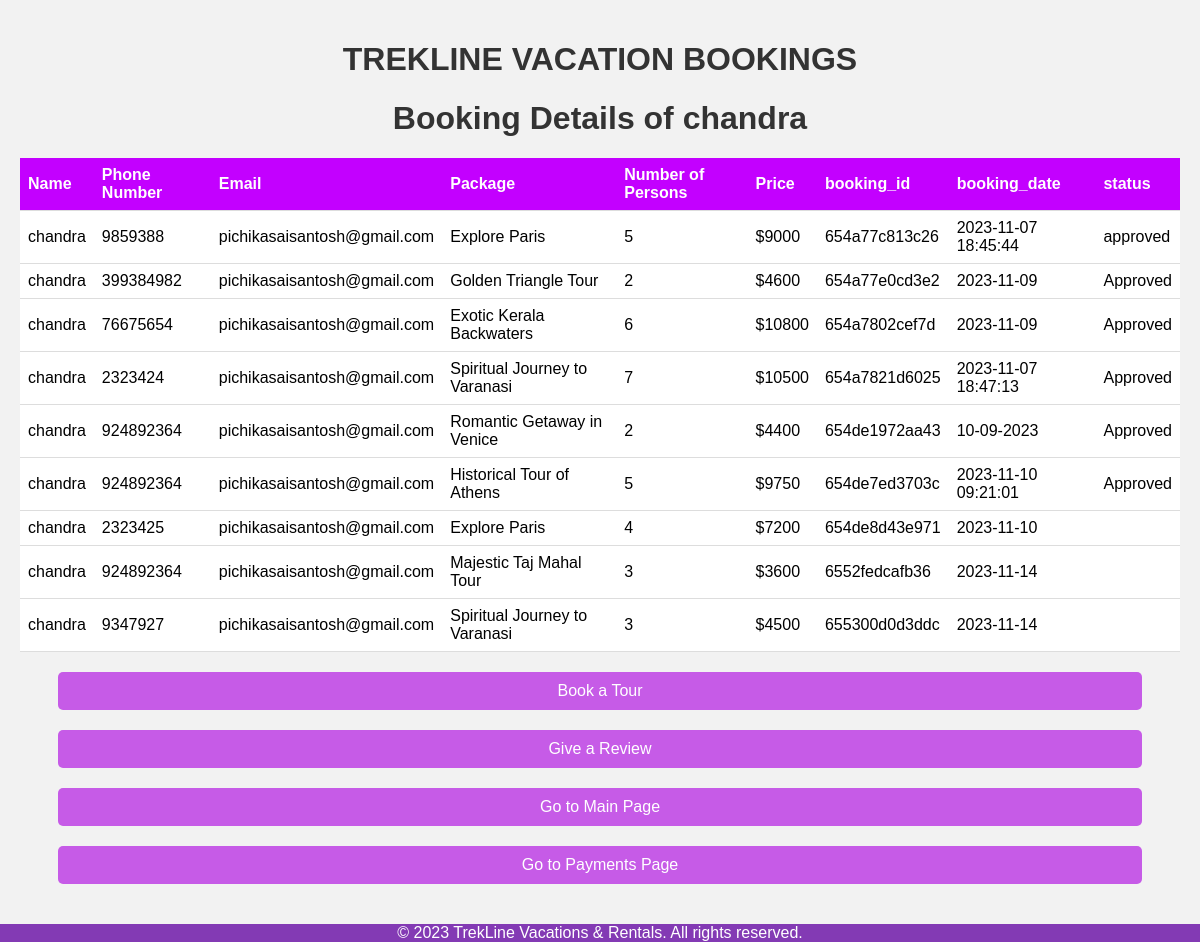
The page /bookings.php (signed in) on the database its author committed.
### tables this page shows
CREATE TABLE `bookings` (
  `booking_id` varchar(100) NOT NULL,
  `booking_date` varchar(20) NOT NULL,
  `name` varchar(30) NOT NULL,
  `num` varchar(30) NOT NULL,
  `email` varchar(100) NOT NULL,
  `package` varchar(30) NOT NULL,
  `persons` varchar(30) NOT NULL,
  `price` varchar(30) NOT NULL,
  `status` varchar(50) NOT NULL
);

### bookings.php (the view, shortened to what this page needs)
<!DOCTYPE html>
<html>
<head>
</head>
<body>
    <div class="container">
    <h1 style="color:#333;">TREKLINE VACATION BOOKINGS</h1>
        <h1 style="color:#333;">Booking Details of <?=  $_SESSION['name'] ?></h1>
        <table>
            <tr>
                <th>Name</th>
                <th>Phone Number</th>
                <th>Email</th>
                <th>Package</th>
                <th>Number of Persons</th>
                <th>Price</th>
                <th>booking_id</th>
                <th>booking_date</th>
                <th>status</th>
            </tr>
            <?php
            $hostname = 'localhost';
            $dbUsername = 'root';
            $dbPassword = '';
            $database = 'TrekLine';
            $conn = mysqli_connect($hostname, $dbUsername, $dbPassword, $database);
            $username = $_SESSION['name'];
            $query = "SELECT name, num, email, package, persons, price,booking_id,booking_date,status FROM bookings WHERE name = '$username'";
            $result = mysqli_query($conn, $query);
            if (mysqli_num_rows($result) > 0) {
                while ($row = mysqli_fetch_assoc($result)) {
                    echo "<tr>";
                    echo "<td>" . $row['name'] . "</td>";
                    echo "<td>" . $row['num'] . "</td>";
                    echo "<td>" . $row['email'] . "</td>";
                    echo "<td>" . $row['package'] . "</td>";
                    echo "<td>" . $row['persons'] . "</td>";
                    echo "<td>" . $row['price'] . "</td>";
                    echo "<td>" . $row['booking_id'] . "</td>";
                    echo "<td>" . $row['booking_date'] . "</td>";
                    echo "<td>" . $row['status'] . "</td>";
                    echo "</tr>";
                }
            } else {
                echo "<tr><td colspan='6'>No bookings found.</td></tr>";
            }
            ?>
        </table>
        <a class="button" href="touragency.html">Book a Tour</a>
        <a class="button" href="review.php">Give a Review</a>
        <a class="button" href="index.php">Go to Main Page</a>
        <a class="button" href="payments.html">Go to Payments Page</a>
    </div>
    <footer>
        &copy; 2023 TrekLine Vacations & Rentals. All rights reserved.
    </footer>
</body>
</html>

### bookings.php (style rules this page uses)
body { font-family: Arial, sans-serif; margin: 0; padding: 0; background-color: #f2f2f2; }
.container { max-width: 1920px; margin: 0 auto; padding: 20px; }
h1 { text-align: center; color: #c300ff; }
table { width: 100%; border-collapse: collapse; margin-top: 20px; }
th, td { padding: 8px; text-align: left; border-bottom: 1px solid #ddd; }
th { background-color: #c300ff; color: white; }
td { background-color: white; }
.button { display: block; margin: 20px auto; padding: 10px 20px; background-color: #c65be7; color: white; text-align: center; text-decoration: none; border: none; border-radius: 5px; width:90%; }
footer { text-align: center; background-color: #833ab4; color: white; display: block; position: sticky; }

### rows shown on the page
bookings: name "chandra", num "9859388", email "pichikasaisantosh@gmail.com", package "Explore Paris", persons "5", price "$9000", booking_id "654a77c813c26", booking_date "2023-11-07 18:45:44", status "approved"
bookings: name "chandra", num "399384982", email "pichikasaisantosh@gmail.com", package "Golden Triangle Tour", persons "2", price "$4600", booking_id "654a77e0cd3e2", booking_date "2023-11-09", status "Approved"
bookings: name "chandra", num "76675654", email "pichikasaisantosh@gmail.com", package "Exotic Kerala Backwaters", persons "6", price "$10800", booking_id "654a7802cef7d", booking_date "2023-11-09", status "Approved"
bookings: name "chandra", num "2323424", email "pichikasaisantosh@gmail.com", package "Spiritual Journey to Varanasi", persons "7", price "$10500", booking_id "654a7821d6025", booking_date "2023-11-07 18:47:13", status "Approved"
bookings: name "chandra", num "924892364", email "pichikasaisantosh@gmail.com", package "Romantic Getaway in Venice", persons "2", price "$4400", booking_id "654de1972aa43", booking_date "10-09-2023", status "Approved"
bookings: name "chandra", num "924892364", email "pichikasaisantosh@gmail.com", package "Historical Tour of Athens", persons "5", price "$9750", booking_id "654de7ed3703c", booking_date "2023-11-10 09:21:01", status "Approved"
bookings: name "chandra", num "2323425", email "pichikasaisantosh@gmail.com", package "Explore Paris", persons "4", price "$7200", booking_id "654de8d43e971", booking_date "2023-11-10"
bookings: name "chandra", num "924892364", email "pichikasaisantosh@gmail.com", package "Majestic Taj Mahal Tour", persons "3", price "$3600", booking_id "6552fedcafb36", booking_date "2023-11-14"
bookings: name "chandra", num "9347927", email "pichikasaisantosh@gmail.com", package "Spiritual Journey to Varanasi", persons "3", price "$4500", booking_id "655300d0d3ddc", booking_date "2023-11-14"

### other values the page prints
$_SESSION['name'] "chandra"
